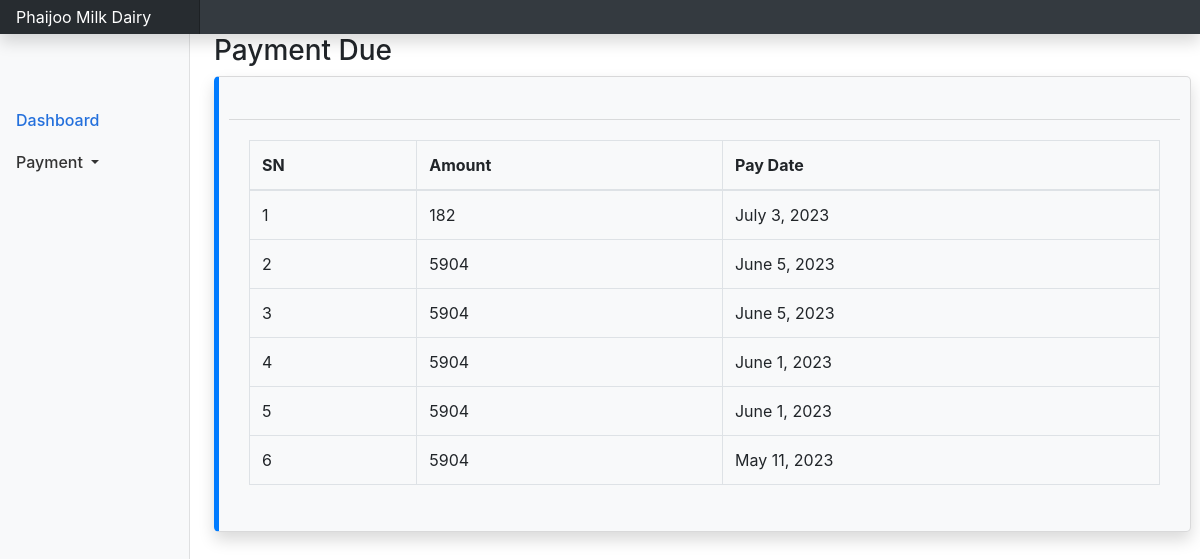
Page /farmers/payment/due (signed in) on the committed database.
### dashboard/models.py (models this page shows, shortened)
class Payment(models.Model):
    amt = models.PositiveIntegerField()
    payment_date = models.DateField()
    status = models.CharField(max_length=10, choices=[('unpaid', 'Unpaid'), ('paid', 'Paid')], default='unpaid')
    emp_id = models.ForeignKey(
        EmployeeProfile,
        on_delete=models.CASCADE,
        related_name="payment",
        blank=True,
        null=True,
    )
    admin_id = models.ForeignKey(
        User,
        on_delete=models.CASCADE,
        related_name="payment_admin",
        blank=True,
        null=True
    )
    farmer_id = models.ForeignKey(
        FarmerProfile,
        on_delete=models.CASCADE,
        related_name="payment_farmer",
        blank=True,
        null=True
    )
    class Meta:
        verbose_name = "Payment"
        verbose_name_plural = "Payments"
        ordering = ("id",)

### farmers/views.py (the view)
# urls.py: path("payment/due", views.paymentDue, name = "payment-due"),
@login_required(login_url="/dashboard/accounts/farmerlogin")
def paymentDue(request):
    payments =  Payment.objects.filter(farmer_id=request.session.get("farmer_id"),status='unpaid').order_by('-payment_date')
    return render( request, "farmers/payment/due.html",{"payments": payments})

### farmers/templates/farmers/payment/due.html
{% extends 'farmers/base.html' %}
{% block main %}
                <h1 class="h3 mb-2 text-gray-800">Payment Due</h1>
                <div class="card shadow mb-4">
                    <div class="card-header py-3">
                    </div>
                    <div class="card-body">
                        <div class="table-responsive">
                            <table class="table table-bordered" id="dataTable" width="100%" cellspacing="0">
                                <thead>
                                    <tr>
                                        <th>SN</th>
                                        <th>Amount</th>
                                        <th>Pay Date</th>
                                    </tr>
                                </thead>
                                <tbody>
                                    {% for payment in payments %}
                                    <tr>
                                        <td>{{ forloop.counter }}</td>
                                        <td>{{ payment.amt }}</td>
                                        <td>{{ payment.payment_date }}</td>
                                    </tr>
                                    {% endfor %}
                                </tbody>
                            </table>
                        </div>
                    </div>
                </div>
{% endblock main %}

### farmers/static/farmers/css/dashboard.css (style rules this page uses)
body { font-size: .875rem; }

### farmers/templates/farmers/base.html (style rules this page uses)
.card-header { background-color: #f8f9fa; font-weight: bold; }
.card { background-color: #f8f9fa; border-left: 5px solid #007bff; padding: 10px; border-radius: 5px; margin-bottom: 10px; }

### rows in the picture
Payment: amt "182", payment_date "July 3, 2023"
Payment: amt "5904", payment_date "June 5, 2023"
Payment: amt "5904", payment_date "June 5, 2023"
Payment: amt "5904", payment_date "June 1, 2023"
Payment: amt "5904", payment_date "June 1, 2023"
Payment: amt "5904", payment_date "May 11, 2023"
